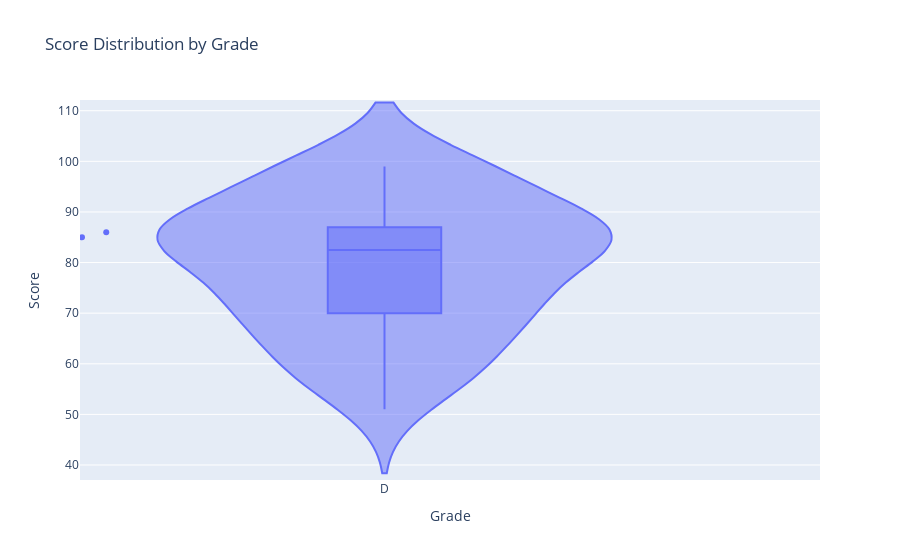
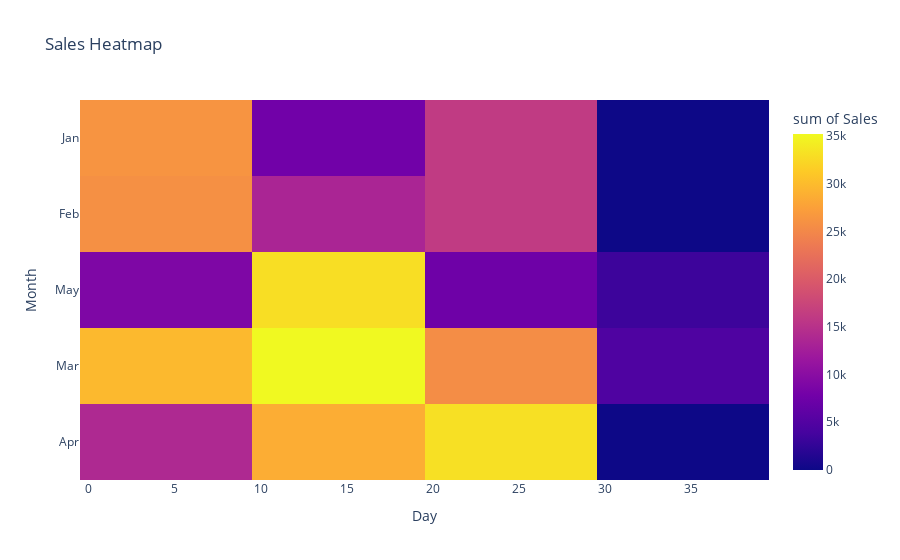

The notebook cell these images were saved under, in order:
### Code cell
#2. Using the Student Grades, create a violin plot to display the distribution of scores across different grade categories.
#a) Using the sales data, generate a heatmap to visualize the variation in sales across different months and days.


np.random.seed(15)
data = {
    'Grade': np.random.choice(['A', 'B', 'C', 'D', 'F'], 200),
    'Score': np.random.randint(50, 100, 200)
}
df = pd.DataFrame(data)

fig = px.violin(df, y='Score', x='Grade', box=True, points='all', title='Score Distribution by Grade')
fig.show()
np.random.seed(20)
data = {
    'Month': np.random.choice(['Jan', 'Feb', 'Mar', 'Apr', 'May'], 100),
    'Day': np.random.choice(range(1, 31), 100),
    'Sales': np.random.randint(1600, 5000, 100)
}
df = pd.DataFrame(data)

fig = px.density_heatmap(df, x='Day', y='Month', z='Sales', title='Sales Heatmap')
fig.show()

### Figure 1 — Plotly figure (JSON) as saved in the notebook; plotly's stock layout.template omitted (floating-point values rounded to 4 significant figures; data arrays with more than 128 entries replaced by an {"elided": "..."} marker saying what was removed)
{"data": [{"alignmentgroup": "True", "box": {"visible": true}, "hovertemplate": "Grade=%{x}<br>Score=%{y}<extra></extra>", "legendgroup": "", "marker": {"color": "#636efa"}, "name": "", "offsetgroup": "", "orientation": "v", "points": "all", "scalegroup": "True", "showlegend": false, "type": "violin", "x": {"elided": "200 str values"}, "x0": " ", "xaxis": "x", "y": {"elided": "200 int values"}, "y0": " ", "yaxis": "y"}], "layout": {"autosize": true, "legend": {"tracegroupgap": 0}, "title": {"text": "Score Distribution by Grade"}, "violinmode": "group", "xaxis": {"anchor": "y", "autorange": false, "domain": [0, 1], "range": [1.671, 2.47], "title": {"text": "Grade"}, "type": "category"}, "yaxis": {"anchor": "x", "autorange": false, "domain": [0, 1], "range": [37.04, 112.1], "title": {"text": "Score"}, "type": "linear"}}}

### Figure 2 — Plotly figure (JSON) as saved in the notebook; plotly's stock layout.template omitted (floating-point values rounded to 4 significant figures)
{"data": [{"coloraxis": "coloraxis", "histfunc": "sum", "hovertemplate": "Day=%{x}<br>Month=%{y}<br>sum of Sales=%{z}<extra></extra>", "name": "", "type": "histogram2d", "x": [23, 10, 10, 22, 3, 16, 26, 23, 2, 25, 18, 17, 9, 12, 6, 1, 27, 23, 6, 5, 12, 19, 10, 26, 15, 21, 6, 4, 12, 10, 24, 30, 29, 2, 3, 20, 23, 14, 22, 21, 21, 18, 29, 14, 25, 12, 24, 2, 10, 19, 20, 5, 21, 13, 5, 10, 11, 1, 16, 22, 28, 16, 11, 5, 4, 13, 11, 3, 8, 1, 12, 23, 16, 19, 8, 12, 30, 22, 28, 8, 24, 6, 23, 2, 7, 13, 5, 29, 7, 1, 8, 15, 3, 27, 7, 19, 12, 20, 16, 9], "xaxis": "x", "xbingroup": "x", "y": ["Apr", "Mar", "May", "Mar", "Feb", "May", "Apr", "Mar", "Jan", "Jan", "Mar", "Mar", "Apr", "Apr", "Jan", "Jan", "Feb", "Mar", "Mar", "Apr", "Mar", "Feb", "Apr", "Mar", "Apr", "Apr", "Feb", "Jan", "Mar", "Apr", "Apr", "Mar", "Apr", "Feb", "Jan", "Apr", "Jan", "Mar", "Mar", "Apr", "Apr", "Jan", "Mar", "Feb", "Mar", "Apr", "Mar", "Feb", "May", "May", "Apr", "Apr", "Jan", "Mar", "Mar", "Apr", "Mar", "Mar", "Feb", "Mar", "Feb", "Jan", "Mar", "Mar", "May", "May", "Apr", "May", "Jan", "Jan", "Apr", "May", "Jan", "Mar", "Feb", "May", "May", "May", "Jan", "May", "Feb", "Feb", "Apr", "Mar", "Feb", "Feb", "Jan", "Jan", "Mar", "Apr", "Mar", "May", "Mar", "Mar", "Feb", "May", "Mar", "Feb", "May", "Feb"], "yaxis": "y", "ybingroup": "y", "z": [2699, 2694, 2569, 1878, 1808, 4647, 3180, 2921, 3458, 3380, 3313, 4059, 3619, 2590, 4210, 2113, 4022, 1961, 2005, 3781, 4585, 3332, 4626, 1738, 3840, 3499, 2735, 3880, 1931, 1910, 4811, 4676, 4054, 3261, 2374, 2427, 3879, 1673, 4811, 2386, 3316, 2723, 2816, 2423, 1664, 4324, 1648, 3962, 1639, 4709, 4598, 2332, 1724, 1605, 4687, 4123, 4855, 3530, 4741, 3025, 3599, 2672, 4757, 3256, 3430, 3190, 3606, 3558, 4103, 1841, 3628, 4439, 2317, 3822, 2237, 4263, 3307, 3032, 3806, 1975, 4509, 2864, 2148, 4493, 3291, 2950, 4322, 3361, 3808, 4165, 3431, 4783, 4580, 3079, 2750, 2238, 1915, 3979, 4884, 2913]}], "layout": {"autosize": true, "coloraxis": {"colorbar": {"title": {"text": "sum of Sales"}}, "colorscale": [[0, "#0d0887"], [0.1111, "#46039f"], [0.2222, "#7201a8"], [0.3333, "#9c179e"], [0.4444, "#bd3786"], [0.5556, "#d8576b"], [0.6667, "#ed7953"], [0.7778, "#fb9f3a"], [0.8889, "#fdca26"], [1, "#f0f921"]]}, "legend": {"tracegroupgap": 0}, "title": {"text": "Sales Heatmap"}, "xaxis": {"anchor": "y", "autorange": true, "domain": [0, 1], "range": [-0.5, 39.5], "title": {"text": "Day"}, "type": "linear"}, "yaxis": {"anchor": "x", "autorange": true, "domain": [0, 1], "range": [-0.5, 4.5], "title": {"text": "Month"}, "type": "category"}}}
